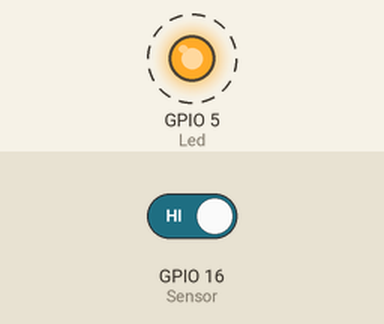
Recording of a sketch running on a simulated ESP32. On the bench: output pins drawn as LEDs (lit = HIGH). Dashed ring = blinking. The inputs (shaded band) are chosen by the test bench; at power-on: GPIO 16 (Sensor) HIGH. WiFi joins after 1.5 s; servers stay silent unless stated; what the sketch prints to the serial monitor is not drawn.

Above: at 1.62 s.
Timing chart, 0 to 4.6 s (numbered marks = the images above):
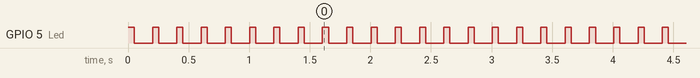

The sketch:

Ejemplo_DualCore.ino
```cpp
#include <WiFi.h>
#include <WiFiMulti.h>
WiFiMulti wifiMulti;


int Led = 5;
long TiempoVuelta = 0;
long TiempoInicial = 0;
long TiempoFinal = 0;
boolean CalculadoTiempo = false;

int Sensor = 16;
const char ssid1[] = "Expo";
const char pass1[] = "123456789";
const char ssid2[] = "ALSW2";
const char pass2[] = "7210-3607";
const char ssid3[] = "ALSW";
const char pass3[] = "25264897";

void IRAM_ATTR FuncionTiempo() {
  TiempoFinal = micros();
  CalculadoTiempo = true;
}

void setup() {
  Serial.begin(115200);

  pinMode(Led, OUTPUT);
  pinMode(Sensor, INPUT);
  attachInterrupt(Sensor, FuncionTiempo, FALLING);
  //Activando codig a cargarse en procesador 0
  //Procesador 1 Exclusico para Wifi
  //Procesador 0 Actualizar pantalla y Botones
  xTaskCreatePinnedToCore(
    MultiCore,   /* Nombre de la funcion */
    "MultiCore", /* Nombre del proceso  */
    10000,      /* Tamano de palabra */
    NULL,       /* parametros de entrada */
    0,          /* Prioridas del proceso */
    NULL,       /* Manejo del proceso  */
    0);  /* Procesador a poner la operacion */
  delay(100);


  wifiMulti.addAP(ssid1, pass1);
  wifiMulti.addAP(ssid2, pass2);
  wifiMulti.addAP(ssid3, pass3);
  Serial.println("Conectando con Wifi...");
  if (wifiMulti.run() == WL_CONNECTED) {
    Serial.println("");
    Serial.println("WiFi Conectado");
    Serial.println("Mi IP es: ");
    Serial.println(WiFi.localIP());
  }

}

void loop() {
//  if (wifiMulti.run() != WL_CONNECTED) {
//    Serial.println("Wifi No Conectada!");
//    delay(1000);
//  }
}
```

Multicore.ino
```cpp
void MultiCore( void * pvParameters ) {
  while (1) {
    digitalWrite(Led, HIGH);
    delay(50);
    digitalWrite(Led, LOW);
    delay(50);

    ActualizarTiempo();
    Serial.print("TiempoVuelta:");
    Serial.print(TiempoVuelta);
    Serial.print(" TiempoInicial:");
    Serial.print(TiempoInicial);
    Serial.print(" TiempoFinal:");
    Serial.println(TiempoFinal);
    delay(100);
  }
}

void ActualizarTiempo() {
  if (CalculadoTiempo) {
    CalculadoTiempo = false;
    TiempoVuelta = TiempoFinal - TiempoInicial;
    TiempoInicial = TiempoFinal;
  }

}
```

Measured:
- by itself, GPIO 5 (Led): alternates HIGH for 0.05 s and LOW for 0.15 s
